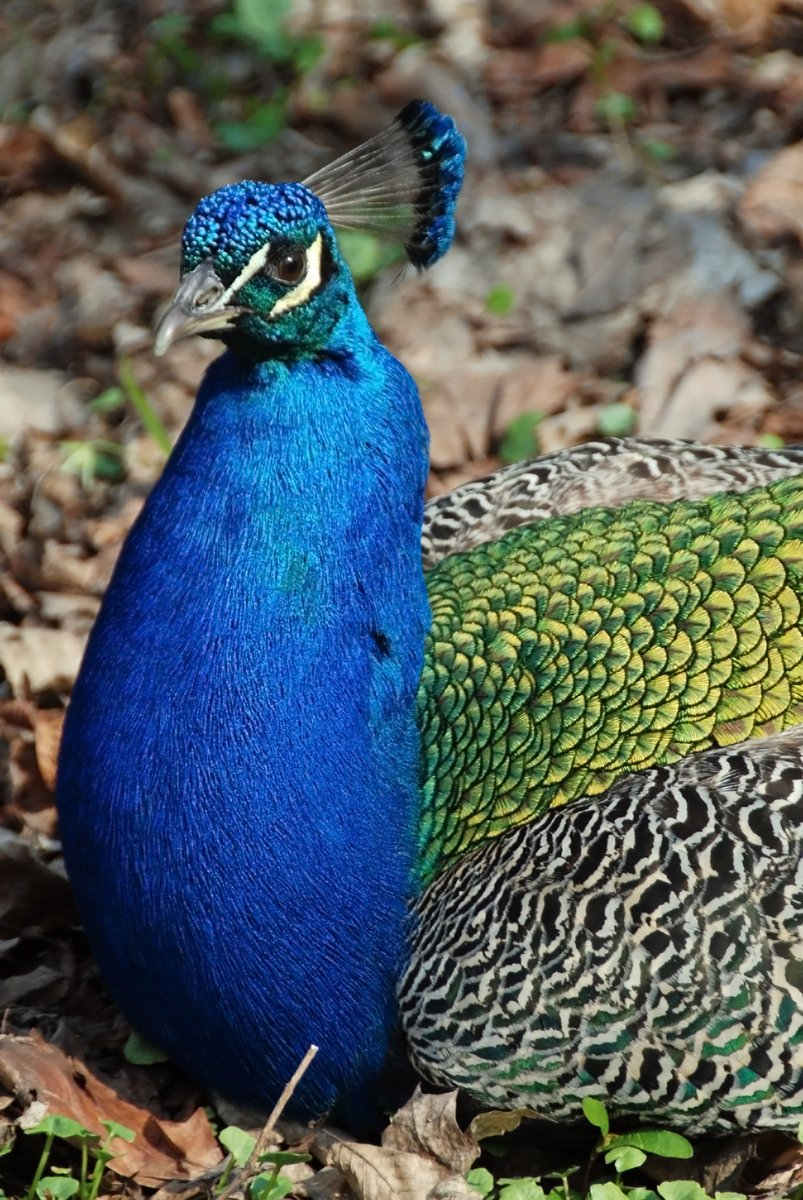
#> input picture Photos/peacork.jpg, 803 x 1200 px
$ python basicFunctions.py
#> lines starting #> are read from the running program, lines starting #| are printed output that depends on the picture; after the words box and inside, x2 and y2 are one past the last pixel; in counts of white or black regions, pixels touching at a corner belong together
import cv2
import cv2 as cv

img = cv.imread('Photos/peacork.jpg')
#> img is the input picture: shape (1200, 803, 3); mean B, G, R 95.9, 93.2, 81.9
cv.imshow('BGR', img)

# converting bgr image to grey scale
gray = cv.cvtColor(img, cv.COLOR_BGR2GRAY)
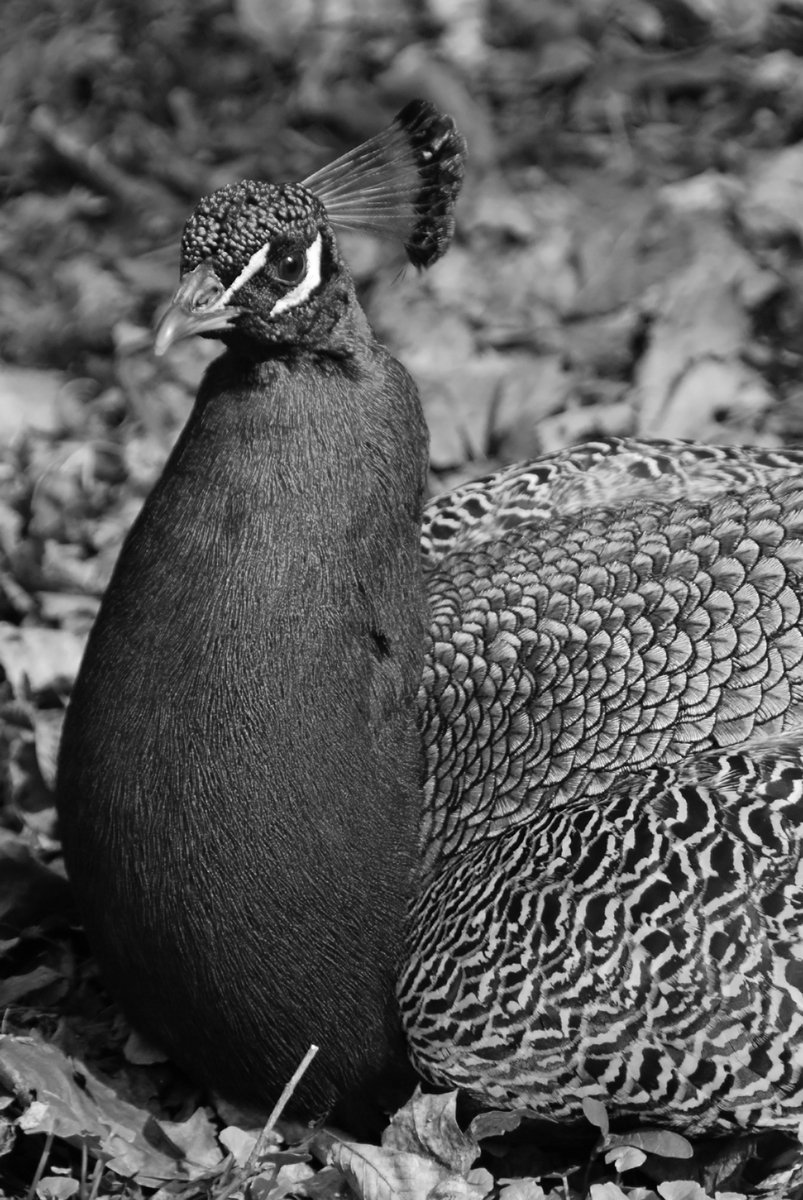
#> gray: shape (1200, 803); min 0, max 255, mean 90.1
cv.imshow('Gray', gray)

# how to blur an image
'''bluing removes noise like removing extra elements due to bad lighting, some issues
with camera sensors etc and we can reduce this noise by applying a slight blur '''
# too many bluring techniques :
# Gaussian Blur
blur = cv.GaussianBlur(img, (7, 7), cv.BORDER_DEFAULT)
# ksize has to be an odd number
cv.imshow('Gaussian Blur', blur)

# how to create an edge cascade - trying to find edge that are present in the image
canny1 = cv.Canny(img, 125, 175)
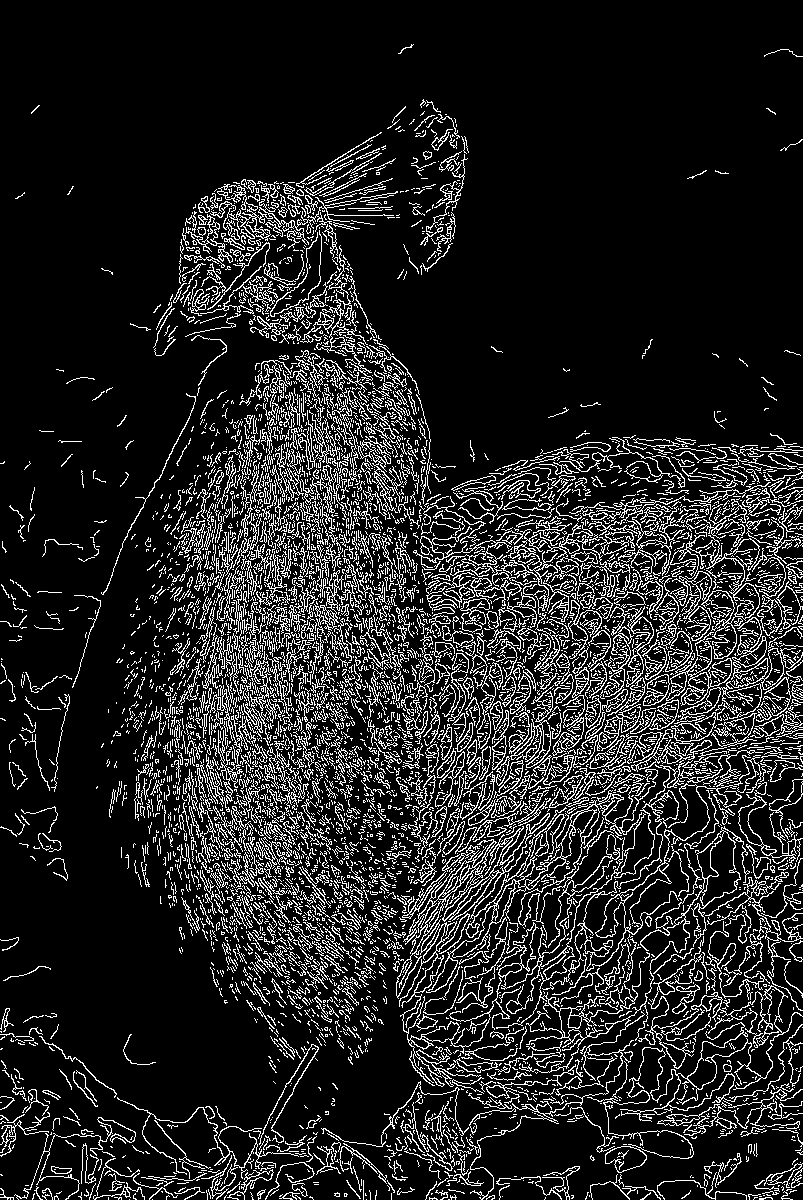
#> canny1: shape (1200, 803); 13.8% white in thin lines or dots
cv.imshow('Canny Edges ', canny1)
# to even reduce more number of edges , we can pass blured image
canny2 = cv.Canny(blur, 125, 175)
#> canny2: shape (1200, 803); 3.6% white in thin lines or dots
cv.imshow('Canny Edges with blur', canny2)

# how to dilate an image using a specific structuring element
# the structuring element which we're going to use id these canny edges
dilated = cv.dilate(canny2, (7, 7), iterations=3)
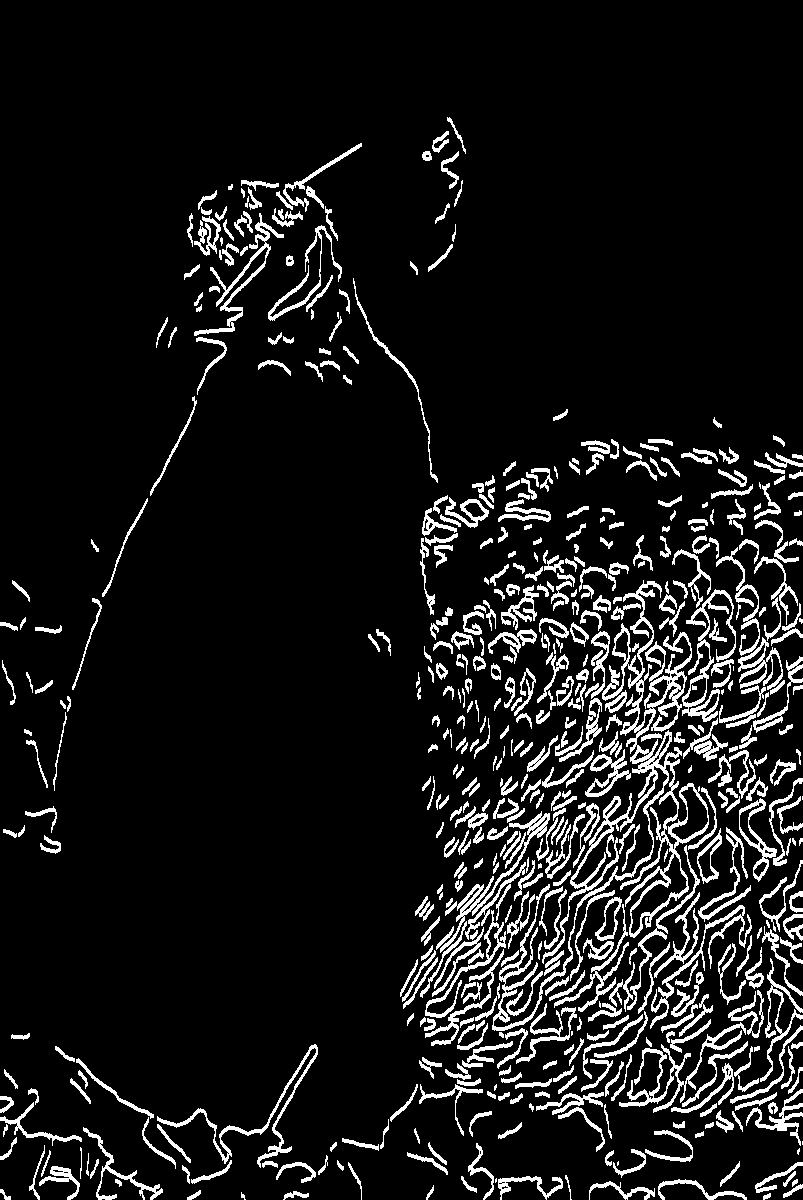
#> dilated: shape (1200, 803); 9.4% white; 564 white regions (19 under 20 px), largest, box (x1, y1, x2, y2) and area: (492, 580, 709, 1031) 9845, (619, 1022, 746, 1113) 1590, (682, 589, 736, 722) 1535
cv.imshow('Dilated', dilated)

# Eroding an image - means removing dilation or opposite of dilation
eroded = cv.erode(dilated, (7,7), iterations=3)
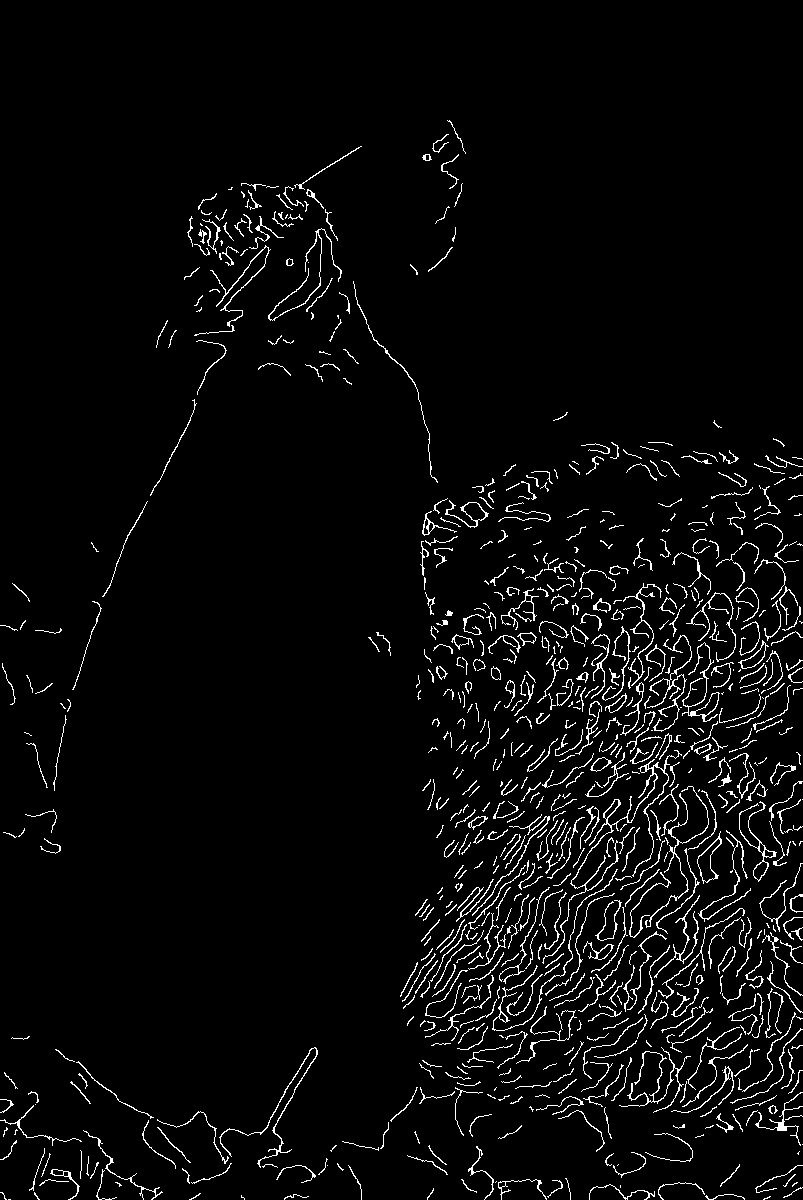
#> eroded: shape (1200, 803); 3.9% white in thin lines or dots
cv.imshow('Eroded', eroded)

# how to resize and crop an image
resized1 = cv.resize(img, (500, 500))
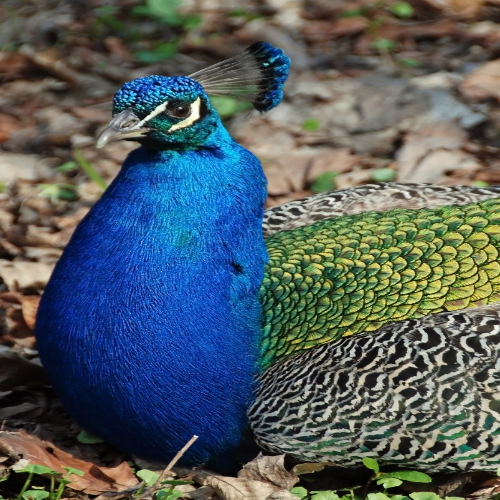
#> resized1: shape (500, 500, 3); mean B, G, R 95.8, 93, 81.8
cv.imshow('Resized', resized1)
# when you are shrinking the image - smaller from original dimensions
resized2 = cv.resize(img, (500, 500), interpolation=cv.INTER_AREA)
cv.imshow('Resized - shrink', resized2)
# when you are enlarging the image - larger from original dimensions
# interpolation=cv.INTER_CUBIC (slowest, but better quality) or can use interpolation=cv.INTER_LINEAR
resized3 = cv.resize(img, (1600, 2400), interpolation=cv.INTER_CUBIC)
cv.imshow('Resized - enlarged', resized3)

# Cropping - images are arrays and we use array slicing,
# we can select a portion of the images on the basis of pixel values
cropped = img[100:500, 200:400]
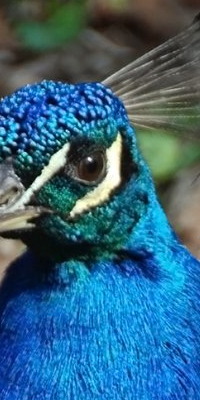
#> cropped: shape (400, 200, 3); mean B, G, R 127, 100.1, 51.7
cv2.imshow('Cropped', cropped)

cv.waitKey(0)

$ run again, with Photos/cat.jpg copied over Photos/peacork.jpg
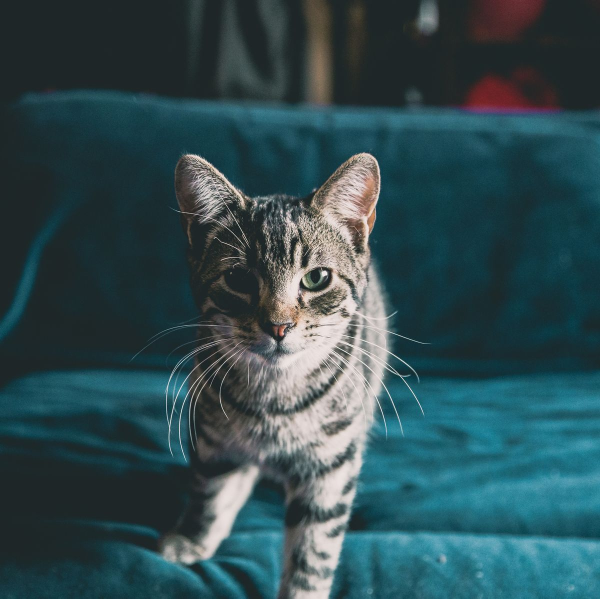
#> input picture Photos/cat.jpg, 1200 x 1197 px (shown at 1/2 size)
#> img is the input picture: shape (1197, 1200, 3); mean B, G, R 81.8, 76.4, 48.9
#> `canny1 = cv.Canny(img, 125, 175)`:
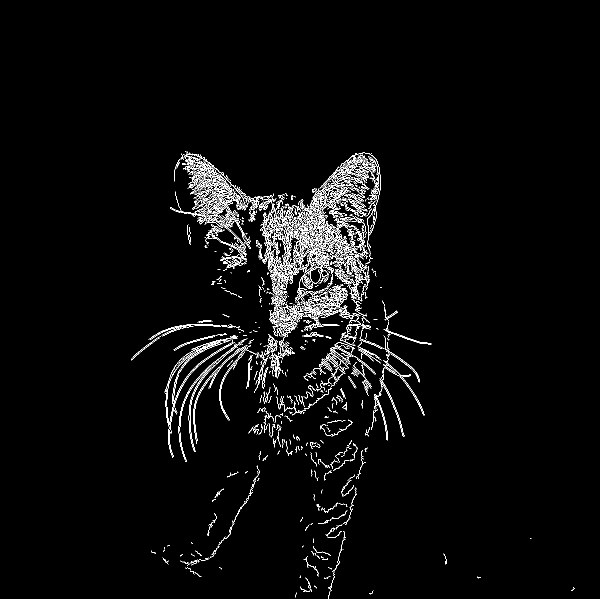
#> canny1: shape (1197, 1200) (shown at 1/2 size); 2.7% white in thin lines or dots, all inside (x1, y1, x2, y2) = (262, 302, 1149, 1197)
#> canny2: shape (1197, 1200); 0.5% white in thin lines or dots, all inside (x1, y1, x2, y2) = (330, 305, 850, 1197)
#> dilated: shape (1197, 1200); 1.2% white; 142 white regions (9 under 20 px), largest, box (x1, y1, x2, y2) and area: (620, 305, 763, 469) 895, (601, 533, 667, 588) 762, (773, 697, 841, 761) 570
#> eroded: shape (1197, 1200); 0.52% white in thin lines or dots, all inside (x1, y1, x2, y2) = (330, 308, 850, 1197)
#> `cropped = img[100:500, 200:400]`:
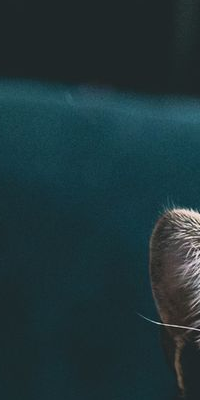
#> cropped: shape (400, 200, 3); mean B, G, R 57.3, 52.6, 30.8
